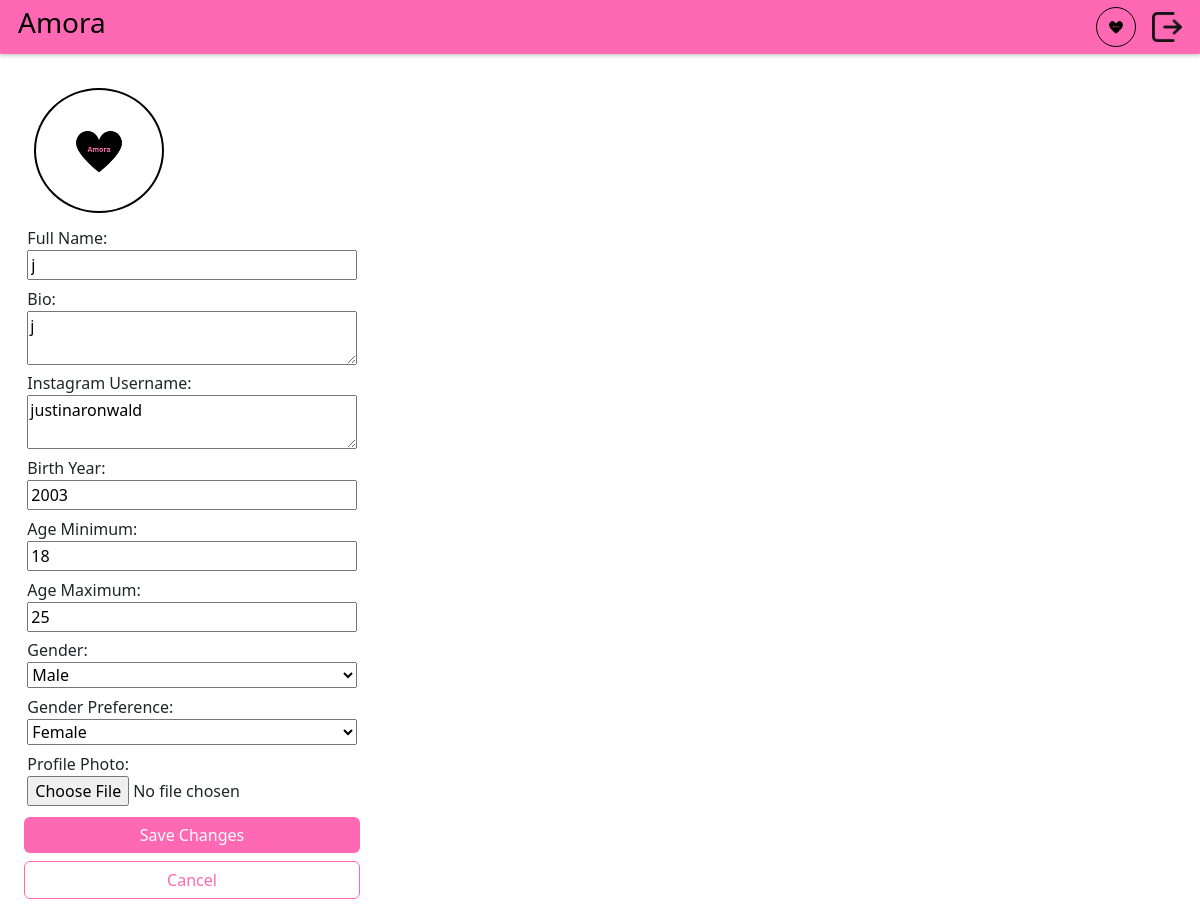
The page /editProfile (signed in) on the database as committed earlier.
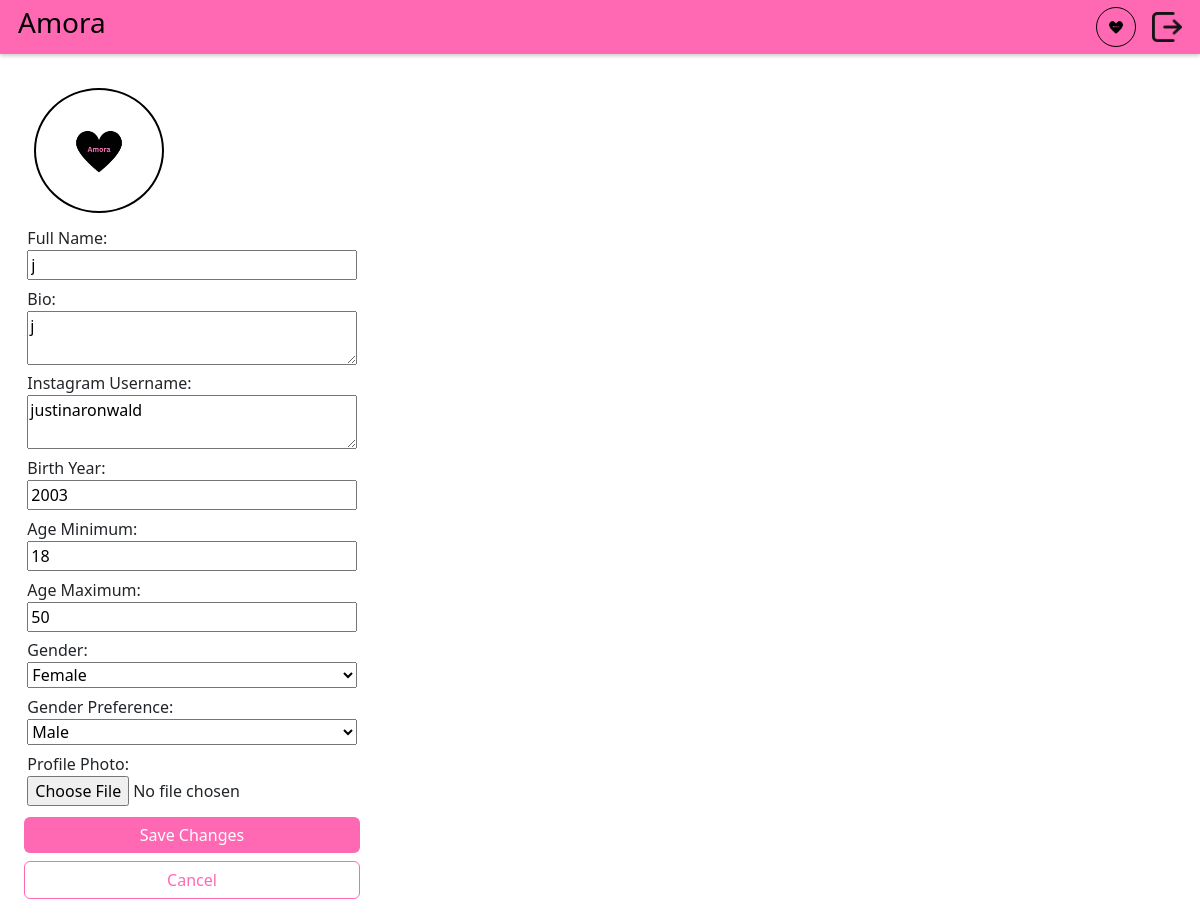
The same page on the database as committed later.
### DatingApp/model.py (models this page shows)
class Profile(db.Model):
    id: Mapped[int] = mapped_column(primary_key=True)
    user_id: Mapped[int] = mapped_column(ForeignKey("user.id"), unique=True)
    user: Mapped["User"] = relationship(
        back_populates="profile",
        single_parent=True,
    )
    fullname: Mapped[str] = mapped_column(String(128))
    bio: Mapped[Optional[str]] = mapped_column(Text)
    instagram_username: Mapped[Optional[str]] = mapped_column(String(64))
    birth_year: Mapped[Optional[int]] = mapped_column(Integer)
    age_minimum: Mapped[Optional[int]] = mapped_column(Integer)
    age_maximum: Mapped[Optional[int]] = mapped_column(Integer)
    gender: Mapped[Optional[str]] = mapped_column(String(16))
    genderPreference: Mapped[Optional[str]] = mapped_column(String(16))
    photo_id: Mapped[Optional[int]] = mapped_column(ForeignKey("photo.id"))
    photo: Mapped[Optional["Photo"]] = relationship(back_populates="profile")

### DatingApp/main.py (the view)
@bp.route("/editProfile", methods=["GET"])
@flask_login.login_required
def editProfile():
    return render_template("main/editProfile.html", user=flask_login.current_user)

### DatingApp/__init__.py (called while the page is built)
def create_app(test_config=None):
    app = Flask(__name__)
    app.config["SECRET_KEY"] = "93220d9b340cf9a6c39bac99cce7daf220167498f91fa"
    app.config["SQLALCHEMY_DATABASE_URI"] = "sqlite:///DatingApp.db"
    login_manager = LoginManager()
    login_manager.login_view = 'auth.login'
    login_manager.init_app(app)
    from . import model
    @login_manager.user_loader
    def load_user(user_id):
        return db.session.get(model.User, int(user_id))
    db.init_app(app)
    from . import main
    from . import auth
    app.register_blueprint(main.bp)
    app.register_blueprint(auth.bp)
    return app

### DatingApp/templates/main/editProfile.html
{% extends 'base.html' %}
{% block content %}
<form method="post" action="/editProfile" enctype="multipart/form-data">
    <div class="editProfileContainer">
        <div class="pfp">
            {% if user.profile.photo %}
                <img src="{{ url_for('static', filename='photos/photo-' ~ user.profile.photo.id ~ '.' ~ user.profile.photo.file_extension) }}" alt="Profile photo">
            {% else %}
                <img src="{{ url_for('static', filename='photos/defaultPfp.jpg') }}" alt="Default profile photo">
            {% endif %}
        </div>
        <div class="editProfileElement">
            <label for="name">Full Name:</label>
            <input type="text" id="name" name="name" value="{{ user.profile.fullname }}" required>
        </div>
        <div class="editProfileElement">
            <label for="bio">Bio:</label>
            <textarea id="bio" placeholder="Hi, my name is..." name="bio">{{ user.profile.bio }}</textarea>
        </div>
        <div class="editProfileElement">
            <label for="ig">Instagram Username:</label>
            <textarea id = "ig" placeholder="john_snow" name="ig">{{ user.profile.instagram_username }}</textarea>
        </div>
        <div class="editProfileElement">
            <label for="birth_year">Birth Year:</label>
            <input type="number" id="birth_year" name="birth_year" min="1924" max="2024" placeholder="e.g, 1990" value="{{ user.profile.birth_year }}" required>
        </div>
        <div class="editProfileElement">
            <label for="age_minimum">Age Minimum:</label>
            <input type="number" id="age_minimum" name="age_minimum" min="18" max="100" value="{{ user.profile.age_minimum }}" required>
        </div>
        <div class="editProfileElement">
            <label for="age_maximum">Age Maximum:</label>
            <input type="number" id="age_maximum" name="age_maximum" min="18" max="100" value="{{ user.profile.age_maximum }}" required>
        </div>
        <div class="editProfileElement">
            <label for="gender">Gender:</label>
            <select id="gender" name="gender" required>
                <option value="male" {% if user.profile.gender == 'male' %}selected{% endif %}>Male</option>
                <option value="female" {% if user.profile.gender == 'female' %}selected{% endif %}>Female</option>
            </select>
        </div>
        <div class="editProfileElement">
            <label for="genderPreference">Gender Preference:</label>
            <select id="genderPreference" name="genderPreference" required>
                <option value="male" {% if user.profile.genderPreference == 'male' %}selected{% endif %}>Male</option>
                <option value="female" {% if user.profile.genderPreference == 'female' %}selected{% endif %}>Female</option>
            </select>
        </div>
        <div class="editProfileElement">
            <label for="photo_id">Profile Photo:</label>
            <input type="file" id="photo_id" name="photo_id" accept="image/jpeg,image/png">
        </div>
        <button type="submit" class="btn btn-success mt-2" style="background-color: #ff69b4; border: none; width: 100%" >Save Changes</button>
        <a href="{{ url_for('main.profile', user_id=current_user.id) }}" id="saveChangesBtn" class="btn btn-outline-primary mt-2" style="border-color: #ff69b4; width: 100%" role="button">Cancel</a>
    </div>
</form>
{% endblock %}

Rows that differ between the two databases and show on the page:
changed Profile "justinaronwald": age_maximum "25" → "50"; gender "Male" → "Female"; genderPreference "Female" → "Male"
